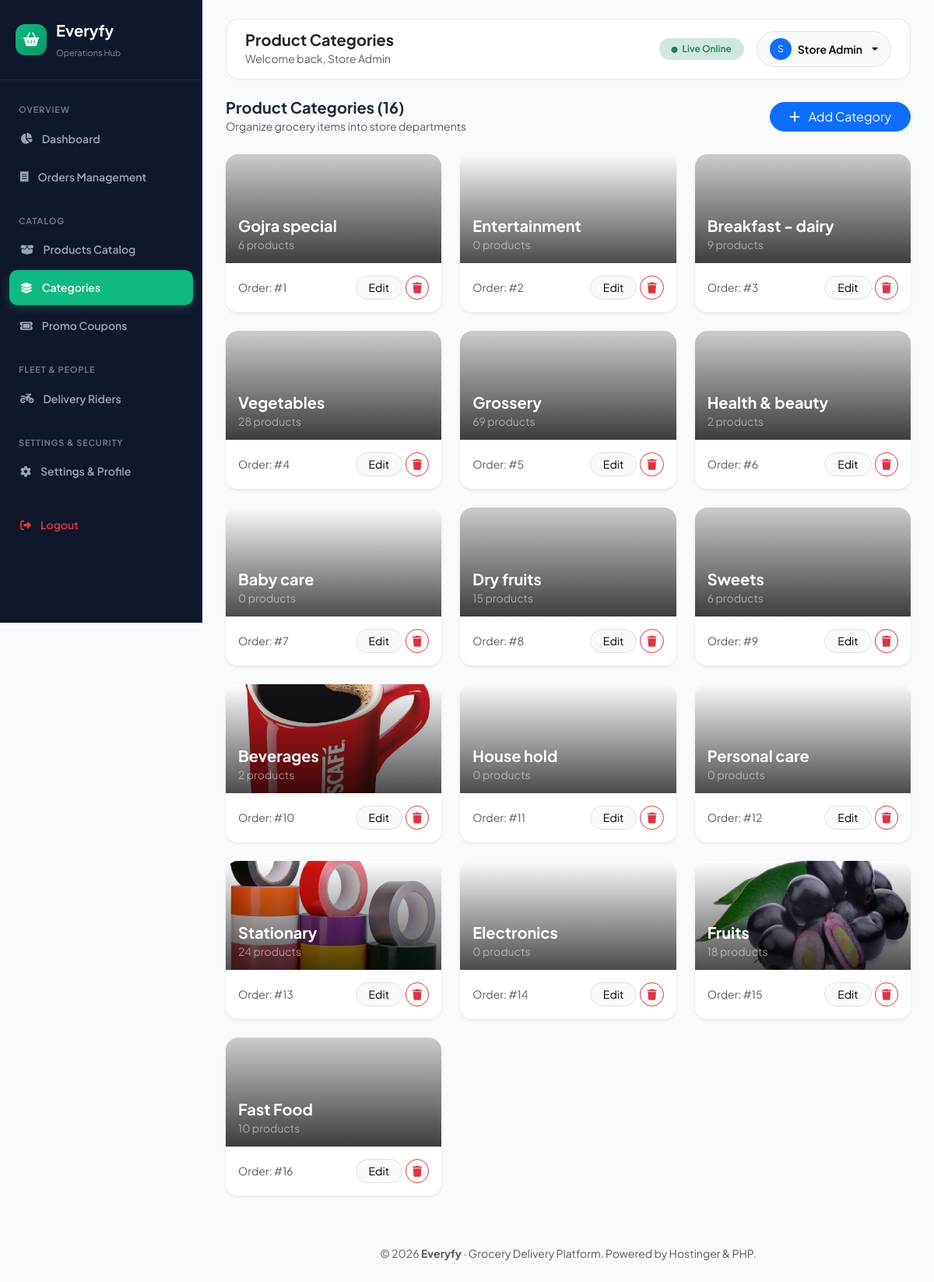
/backend/admin/categories.php (signed in), run on the app's committed database.
### tables this page shows
CREATE TABLE IF NOT EXISTS `categories` (
  `id` INT AUTO_INCREMENT PRIMARY KEY,
  `name` VARCHAR(100) NOT NULL,
  `image` VARCHAR(255) NOT NULL,
  `sort_order` INT DEFAULT 0,
  `is_active` TINYINT(1) DEFAULT 1,
  `created_at` TIMESTAMP DEFAULT CURRENT_TIMESTAMP
);

### backend/admin/categories.php (the view, shortened to what this page needs)
<?php
require_once __DIR__ . '/includes/header.php';
$pdo = Database::getConnection();
$categories = [];
if ($pdo) {
    try {
        $categories = $pdo->query("SELECT c.*, COUNT(p.id) as product_count FROM categories c LEFT JOIN products p ON p.category_id = c.id GROUP BY c.id ORDER BY c.sort_order ASC, c.id ASC")->fetchAll();
    } catch (Exception $e) {}
}
?>
<div class="d-flex justify-content-between align-items-center mb-4">
    <div>
        <h5 class="fw-bold mb-0">Product Categories (<?= count($categories) ?>)</h5>
        <small class="text-muted">Organize grocery items into store departments</small>
    </div>
    <button class="btn btn-primary rounded-pill px-4" data-bs-toggle="modal" data-bs-target="#addCategoryModal">
        <i class="fa-solid fa-plus me-2"></i> Add Category
    </button>
</div>
<div class="row g-4">
    <?php foreach ($categories as $cat): ?>
        <div class="col-md-4 col-sm-6">
            <div class="card border-0 shadow-sm rounded-4 overflow-hidden h-100">
                <div style="height: 140px; overflow: hidden; position: relative;">
                    <img src="<?= htmlspecialchars(getAdminImageUrl($cat['image'])) ?>" alt="" style="width: 100%; height: 100%; object-fit: cover;" onerror="this.onerror=null;this.src='https://placehold.co/200x150?text=Category';">
                    <div style="position: absolute; inset: 0; background: linear-gradient(to top, rgba(0,0,0,0.7), transparent);"></div>
                    <div style="position: absolute; bottom: 12px; left: 16px; color: white;">
                        <h5 class="fw-bold mb-0"><?= htmlspecialchars($cat['name']) ?></h5>
                        <small class="text-white-50"><?= $cat['product_count'] ?> products</small>
                    </div>
                </div>
                <div class="card-body p-3 d-flex justify-content-between align-items-center">
                    <span class="small text-muted">Order: #<?= $cat['sort_order'] ?></span>
                    <div class="d-flex gap-1">
                        <button class="btn btn-sm btn-light border rounded-pill px-3" data-bs-toggle="modal" data-bs-target="#editCatModal<?= $cat['id'] ?>">Edit</button>
                        <form method="POST" onsubmit="return confirm('Delete this category? Associated products will be affected.');" class="d-inline">
                            <button type="submit" class="btn btn-sm btn-outline-danger rounded-pill px-2"><i class="fa-solid fa-trash"></i></button>
                        </form>
                    </div>
                </div>
            </div>
        </div>
    <?php endforeach; ?>
</div>
<?php require_once __DIR__ . '/includes/footer.php'; ?>

### backend/admin/includes/header.php (style rules this page uses)
:root { --brand-primary: #10B981; --brand-dark: #059669; --sidebar-bg: #0F172A; --sidebar-hover: #1E293B; --sidebar-active: #10B981; --bg-body: #F8FAFC; }
body { font-family: 'Plus Jakarta Sans', sans-serif; background-color: var(--bg-body); color: #1E293B; }

### data on the page
categories: name "Gojra special", product_count "6", sort_order "1"
categories: image (picture), name "Entertainment", product_count "0", sort_order "2"
categories: name "Breakfast - dairy", product_count "9", sort_order "3"
categories: name "Vegetables", product_count "28", sort_order "4"
categories: name "Grossery", product_count "69", sort_order "5"
categories: name "Health & beauty", product_count "2", sort_order "6"
categories: image (picture), name "Baby care", product_count "0", sort_order "7"
categories: name "Dry fruits", product_count "15", sort_order "8"
categories: name "Sweets", product_count "6", sort_order "9"
categories: image (picture), name "Beverages", product_count "2", sort_order "10"
categories: image (picture), name "House hold", product_count "0", sort_order "11"
categories: image (picture), name "Personal care", product_count "0", sort_order "12"
categories: image (picture), name "Stationary", product_count "24", sort_order "13"
categories: image (picture), name "Electronics", product_count "0", sort_order "14"
categories: image (picture), name "Fruits", product_count "18", sort_order "15"
categories: name "Fast Food", product_count "10", sort_order "16"

### other printed values
$pageHeading "Product Categories"
$adminName "Store Admin"
substr($adminName, 0, 1) "S"
count($categories) "16"
